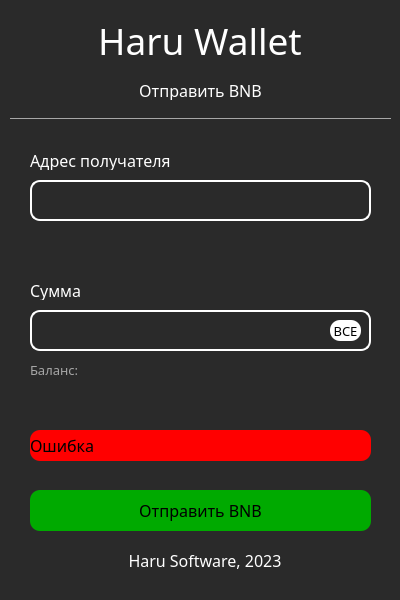
<?xml version="1.0" encoding="UTF-8"?>
<ui version="4.0">
 <class>MainWindow</class>
 <widget class="QMainWindow" name="MainWindow">
  <property name="geometry">
   <rect>
    <x>0</x>
    <y>0</y>
    <width>400</width>
    <height>600</height>
   </rect>
  </property>
  <property name="sizePolicy">
   <sizepolicy hsizetype="Fixed" vsizetype="Fixed">
    <horstretch>0</horstretch>
    <verstretch>0</verstretch>
   </sizepolicy>
  </property>
  <property name="minimumSize">
   <size>
    <width>400</width>
    <height>600</height>
   </size>
  </property>
  <property name="maximumSize">
   <size>
    <width>400</width>
    <height>600</height>
   </size>
  </property>
  <property name="mouseTracking">
   <bool>true</bool>
  </property>
  <property name="windowTitle">
   <string>Haru Wallet</string>
  </property>
  <property name="styleSheet">
   <string notr="true">background-color: rgb(42, 42, 42)</string>
  </property>
  <widget class="QWidget" name="centralwidget">
   <widget class="QLabel" name="walletName">
    <property name="geometry">
     <rect>
      <x>80</x>
      <y>20</y>
      <width>240</width>
      <height>40</height>
     </rect>
    </property>
    <property name="font">
     <font>
      <family>HYWenHei-85W</family>
      <pointsize>28</pointsize>
     </font>
    </property>
    <property name="styleSheet">
     <string notr="true">color: rgb(255, 255, 255);</string>
    </property>
    <property name="text">
     <string>Haru Wallet</string>
    </property>
    <property name="alignment">
     <set>Qt::AlignCenter</set>
    </property>
   </widget>
   <widget class="Line" name="line">
    <property name="geometry">
     <rect>
      <x>10</x>
      <y>110</y>
      <width>381</width>
      <height>16</height>
     </rect>
    </property>
    <property name="styleSheet">
     <string notr="true">color: rgb(167, 167, 167)</string>
    </property>
    <property name="frameShadow">
     <enum>QFrame::Plain</enum>
    </property>
    <property name="orientation">
     <enum>Qt::Horizontal</enum>
    </property>
   </widget>
   <widget class="QLabel" name="credits">
    <property name="geometry">
     <rect>
      <x>100</x>
      <y>550</y>
      <width>210</width>
      <height>20</height>
     </rect>
    </property>
    <property name="font">
     <font>
      <family>HYWenHei</family>
      <pointsize>12</pointsize>
     </font>
    </property>
    <property name="toolTip">
     <string>&lt;html&gt;&lt;head/&gt;&lt;body&gt;&lt;p&gt;Отправить&lt;/p&gt;&lt;/body&gt;&lt;/html&gt;</string>
    </property>
    <property name="styleSheet">
     <string notr="true">color: rgb(255, 255, 255);</string>
    </property>
    <property name="text">
     <string>Haru Software, 2023</string>
    </property>
    <property name="alignment">
     <set>Qt::AlignCenter</set>
    </property>
   </widget>
   <widget class="QLineEdit" name="receiverAddress">
    <property name="geometry">
     <rect>
      <x>30</x>
      <y>180</y>
      <width>341</width>
      <height>41</height>
     </rect>
    </property>
    <property name="font">
     <font>
      <family>HYWenHei</family>
      <pointsize>12</pointsize>
     </font>
    </property>
    <property name="styleSheet">
     <string notr="true">color: rgb(255, 255, 255);
border: 2px solid white;
border-radius: 10px;</string>
    </property>
    <property name="inputMask">
     <string/>
    </property>
    <property name="text">
     <string/>
    </property>
   </widget>
   <widget class="QLabel" name="sumLabel">
    <property name="geometry">
     <rect>
      <x>30</x>
      <y>280</y>
      <width>341</width>
      <height>20</height>
     </rect>
    </property>
    <property name="font">
     <font>
      <family>HYWenHei</family>
      <pointsize>12</pointsize>
     </font>
    </property>
    <property name="toolTip">
     <string>&lt;html&gt;&lt;head/&gt;&lt;body&gt;&lt;p&gt;Отправить&lt;/p&gt;&lt;/body&gt;&lt;/html&gt;</string>
    </property>
    <property name="styleSheet">
     <string notr="true">color: rgb(255, 255, 255);</string>
    </property>
    <property name="text">
     <string>Сумма</string>
    </property>
    <property name="alignment">
     <set>Qt::AlignLeading|Qt::AlignLeft|Qt::AlignVCenter</set>
    </property>
   </widget>
   <widget class="QLabel" name="receiverAddressLabel">
    <property name="geometry">
     <rect>
      <x>30</x>
      <y>150</y>
      <width>341</width>
      <height>20</height>
     </rect>
    </property>
    <property name="font">
     <font>
      <family>HYWenHei</family>
      <pointsize>12</pointsize>
     </font>
    </property>
    <property name="toolTip">
     <string>&lt;html&gt;&lt;head/&gt;&lt;body&gt;&lt;p&gt;Отправить&lt;/p&gt;&lt;/body&gt;&lt;/html&gt;</string>
    </property>
    <property name="styleSheet">
     <string notr="true">color: rgb(255, 255, 255);</string>
    </property>
    <property name="text">
     <string>Адрес получателя</string>
    </property>
    <property name="alignment">
     <set>Qt::AlignLeading|Qt::AlignLeft|Qt::AlignVCenter</set>
    </property>
   </widget>
   <widget class="QLineEdit" name="amount">
    <property name="geometry">
     <rect>
      <x>30</x>
      <y>310</y>
      <width>341</width>
      <height>41</height>
     </rect>
    </property>
    <property name="font">
     <font>
      <family>HYWenHei</family>
      <pointsize>12</pointsize>
     </font>
    </property>
    <property name="styleSheet">
     <string notr="true">color: rgb(255, 255, 255);
border: 2px solid white;
border-radius: 10px;</string>
    </property>
    <property name="inputMask">
     <string/>
    </property>
    <property name="text">
     <string/>
    </property>
   </widget>
   <widget class="QLabel" name="sendBNBLabel">
    <property name="geometry">
     <rect>
      <x>30</x>
      <y>80</y>
      <width>341</width>
      <height>20</height>
     </rect>
    </property>
    <property name="font">
     <font>
      <family>HYWenHei</family>
      <pointsize>12</pointsize>
     </font>
    </property>
    <property name="toolTip">
     <string>&lt;html&gt;&lt;head/&gt;&lt;body&gt;&lt;p&gt;Отправить&lt;/p&gt;&lt;/body&gt;&lt;/html&gt;</string>
    </property>
    <property name="styleSheet">
     <string notr="true">color: rgb(255, 255, 255);</string>
    </property>
    <property name="text">
     <string>Отправить BNB</string>
    </property>
    <property name="alignment">
     <set>Qt::AlignCenter</set>
    </property>
   </widget>
   <widget class="QLabel" name="addressBalance">
    <property name="geometry">
     <rect>
      <x>30</x>
      <y>360</y>
      <width>341</width>
      <height>20</height>
     </rect>
    </property>
    <property name="font">
     <font>
      <family>HYWenHei</family>
      <pointsize>10</pointsize>
     </font>
    </property>
    <property name="toolTip">
     <string>&lt;html&gt;&lt;head/&gt;&lt;body&gt;&lt;p&gt;Отправить&lt;/p&gt;&lt;/body&gt;&lt;/html&gt;</string>
    </property>
    <property name="styleSheet">
     <string notr="true">color: rgb(166, 166, 166)</string>
    </property>
    <property name="text">
     <string>&lt;html&gt;&lt;head/&gt;&lt;body&gt;&lt;p&gt;Баланс: &lt;/p&gt;&lt;/body&gt;&lt;/html&gt;</string>
    </property>
    <property name="alignment">
     <set>Qt::AlignLeading|Qt::AlignLeft|Qt::AlignVCenter</set>
    </property>
   </widget>
   <widget class="QPushButton" name="backButton">
    <property name="geometry">
     <rect>
      <x>20</x>
      <y>20</y>
      <width>31</width>
      <height>31</height>
     </rect>
    </property>
    <property name="cursor">
     <cursorShape>PointingHandCursor</cursorShape>
    </property>
    <property name="text">
     <string/>
    </property>
    <property name="icon">
     <iconset resource="button_icons.qrc">
      <normaloff>:/icons/icons/back.png</normaloff>:/icons/icons/back.png</iconset>
    </property>
    <property name="iconSize">
     <size>
      <width>31</width>
      <height>31</height>
     </size>
    </property>
    <property name="flat">
     <bool>true</bool>
    </property>
   </widget>
   <widget class="QPushButton" name="toNextStage">
    <property name="geometry">
     <rect>
      <x>30</x>
      <y>490</y>
      <width>341</width>
      <height>41</height>
     </rect>
    </property>
    <property name="font">
     <font>
      <family>HYWenHei</family>
      <pointsize>12</pointsize>
     </font>
    </property>
    <property name="cursor">
     <cursorShape>PointingHandCursor</cursorShape>
    </property>
    <property name="styleSheet">
     <string notr="true">QPushButton { border-radius: 10px; 
 min-height: 20px;
 min-width: 20px; 
 background-color: rgb(0, 170, 0); }
QPushButton:hover {
	background-color: rgb(0, 255, 0);
  padding: 10px; /* отступ внутри кнопки */
  transition: background-color 0.5s, color 0.5s, border-radius 0.5s, padding 0.5s; /* параметры анимации */
}</string>
    </property>
    <property name="text">
     <string>Отправить BNB</string>
    </property>
   </widget>
   <widget class="QLabel" name="errorLine">
    <property name="enabled">
     <bool>true</bool>
    </property>
    <property name="geometry">
     <rect>
      <x>30</x>
      <y>430</y>
      <width>341</width>
      <height>31</height>
     </rect>
    </property>
    <property name="font">
     <font>
      <family>HYWenHei</family>
      <pointsize>12</pointsize>
     </font>
    </property>
    <property name="styleSheet">
     <string notr="true"> border-radius: 10px; 
 min-height: 20px;
 min-width: 20px; 
 background-color: rgb(255, 0, 0);</string>
    </property>
    <property name="text">
     <string>Ошибка</string>
    </property>
   </widget>
   <widget class="QPushButton" name="all">
    <property name="geometry">
     <rect>
      <x>330</x>
      <y>320</y>
      <width>31</width>
      <height>21</height>
     </rect>
    </property>
    <property name="font">
     <font>
      <family>HYWenHei</family>
      <pointsize>10</pointsize>
     </font>
    </property>
    <property name="cursor">
     <cursorShape>PointingHandCursor</cursorShape>
    </property>
    <property name="styleSheet">
     <string notr="true"> border-radius: 10px; 
 min-height: 20px;
 min-width: 20px; 
 background-color: rgb(255, 255, 255);</string>
    </property>
    <property name="text">
     <string>ВСЕ</string>
    </property>
    <property name="flat">
     <bool>true</bool>
    </property>
   </widget>
   <zorder>toNextStage</zorder>
   <zorder>walletName</zorder>
   <zorder>line</zorder>
   <zorder>credits</zorder>
   <zorder>receiverAddress</zorder>
   <zorder>sumLabel</zorder>
   <zorder>receiverAddressLabel</zorder>
   <zorder>amount</zorder>
   <zorder>sendBNBLabel</zorder>
   <zorder>addressBalance</zorder>
   <zorder>backButton</zorder>
   <zorder>errorLine</zorder>
   <zorder>all</zorder>
  </widget>
  <widget class="QStatusBar" name="statusbar"/>
 </widget>
 <resources>
  <include location="button_icons.qrc"/>
 </resources>
 <connections/>
</ui>
